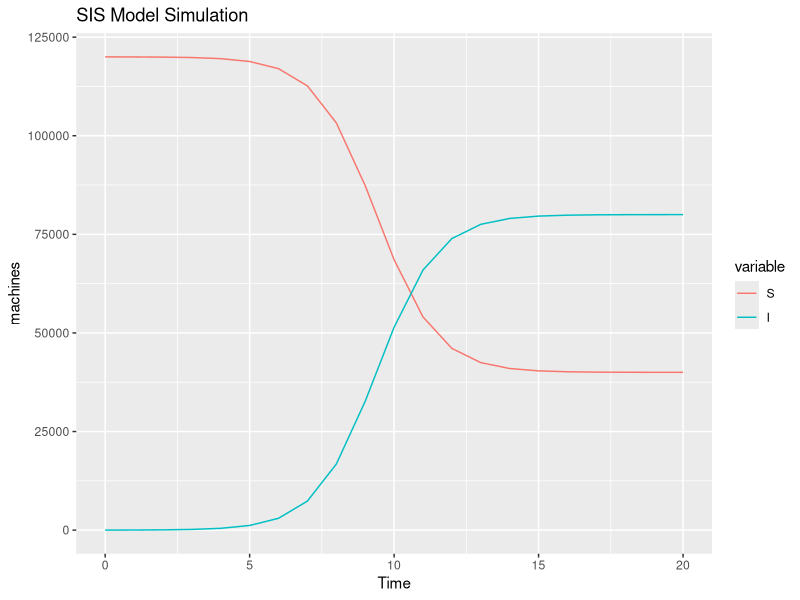

Source code (R):
#student names : 
#ABDELOUAHAB Soufiane, EL ADNANI El Mehdi,ABOU-EL KASEM Kenza , EL AOUAD Ouaail


# Load necessary libraries
library(reshape2)
library(ggplot2)

# Define the SIS model and RK4 solver function
dSdt <- function(t, S, I) {
  return(-beta * S * I / N + delta * I)
}

dIdt <- function(t, S, I) {
  return(beta * S * I / N - delta * I)
}

RK4SIS <- function(n, beta, delta, S0, I0, dt = 1) {
  N <<- S0 + I0  # fixed population
  
  S <- c(S0, rep(0, n))
  I <- c(I0, rep(0, n))
  for (i in 1:n) {
    Si <- S[i]
    Ii <- I[i]
    
    S.k1 <- dSdt(i, Si, Ii)
    I.k1 <- dIdt(i, Si, Ii)
    
    S.k2 <- dSdt(i + dt / 2, Si + dt / 2 * S.k1, Ii + dt / 2 * I.k1)
    I.k2 <- dIdt(i + dt / 2, Si + dt / 2 * S.k1, Ii + dt / 2 * I.k1)
    
    S.k3 <- dSdt(i + dt / 2, Si + dt / 2 * S.k2, Ii + dt / 2 * I.k2)
    I.k3 <- dIdt(i + dt / 2, Si + dt / 2 * S.k2, Ii + dt / 2 * I.k2)
    
    S.k4 <- dSdt(i + dt, Si + dt * S.k3, Ii + dt * I.k3)
    I.k4 <- dIdt(i + dt, Si + dt * S.k3, Ii + dt * I.k3)
    
    S[i + 1] <- Si + dt / 6 * (S.k1 + 2 * S.k2 + 2 * S.k3 + S.k4)
    I[i + 1] <- Ii + dt / 6 * (I.k1 + 2 * I.k2 + 2 * I.k3 + I.k4)
  }
  return(data.frame(n = 0:n, S = S, I = I))
}

# Set initial parameters for SIS model
S0 <- 120000
I0 <- 10
beta <- 1.44
delta <- 0.48
n <- 20

# Simulate the SIS model
r_sis <- RK4SIS(n, beta, delta, S0, I0)

# Reshape the data for plotting
r_sis_plot <- melt(r_sis, id = "n", measure = c("S", "I"))

# Create the plot for SIS model
p_sis <- ggplot(r_sis_plot, aes(x = n, y = value, group = variable, color = variable))
p_sis + geom_line() +
  ggtitle("SIS Model Simulation") +
  xlab("Time") +
  ylab("machines")

